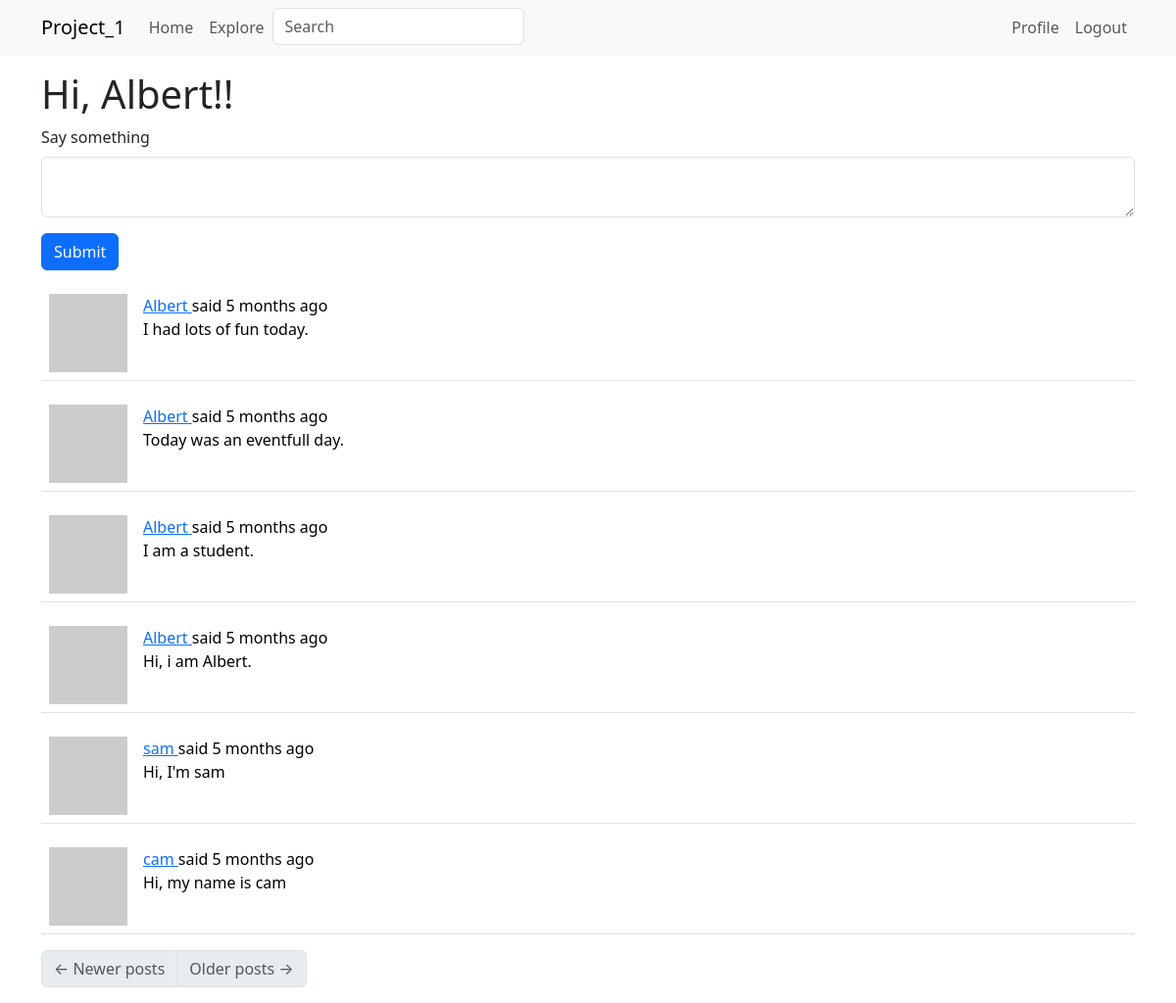
The page /index (signed in) on the database its author committed.
### app/models.py (models this page shows, shortened)
class User(UserMixin, db.Model):
    id: so.Mapped[int] = so.mapped_column(primary_key=True)
    username: so.Mapped[str] = so.mapped_column(sa.String(64), index=True, unique=True)
    email: so.Mapped[str] = so.mapped_column(sa.String(120), index=True, unique=True)
    password_hash: so.Mapped[Optional[str]] = so.mapped_column(sa.String(256))
    posts: so.WriteOnlyMapped['Post'] = so.relationship(back_populates='author')
    about_me: so.Mapped[Optional[str]] = so.mapped_column(sa.String(140))
    last_seen: so.Mapped[Optional[datetime]] = so.mapped_column(default=lambda: datetime.now(timezone.utc))
    following: so.WriteOnlyMapped['User'] = so.relationship(
        secondary=followers, primaryjoin=(followers.c.follower_id == id),
        secondaryjoin=(followers.c.followed_id ==id),
        back_populates='followers')
    followers: so.WriteOnlyMapped['User'] = so.relationship(
        secondary=followers, primaryjoin=(followers.c.followed_id == id),
        secondaryjoin=(followers.c.follower_id ==id),
        back_populates='following')
    def avatar(self, size):
        digest = md5(self.email.lower().encode('utf-8')).hexdigest()
        return f'https://www.gravatar.com/avatar/{digest}?d=identicon&s={size}'
    def following_posts(self):
        Author = so.aliased(User)
        Follower = so.aliased(User)
        return (
            sa.select(Post)
            .join(Post.author.of_type(Author))
            .join(Author.followers.of_type(Follower), isouter=True)
            .where(sa.or_(
                Follower.id == self.id,
                Author.id == self.id,
                ))
            .group_by(Post)
            .order_by(Post.timestamp.desc())
        )

class SearchableMixin(object):
    @classmethod
    def before_commit(cls, session):
        session._changes = {
            'add': list(session.new),
            'update': list(session.dirty),
            'delete': list(session.deleted)
        }
    @classmethod
    def after_commit(cls, session):
        for obj in session._changes['add']:
            if isinstance(obj, SearchableMixin):
                add_to_index(obj.__tablename__, obj)
        for obj in session._changes['update']:
            if isinstance(obj, SearchableMixin):
                add_to_index(obj.__tablename__, obj)
        for obj in session._changes['delete']:
            if isinstance(obj, SearchableMixin):
                remove_from_index(obj.__tablename__, obj)
        session._changes = None

class Post(SearchableMixin, db.Model):
    __searchable__ = ['body']
    id: so.Mapped[int] = so.mapped_column(primary_key=True)
    body: so.Mapped[str] = so.mapped_column(sa.String(140))
    timestamp: so.Mapped[datetime] = so.mapped_column(index=True, default=lambda: datetime.now(timezone.utc))
    user_id: so.Mapped[int] = so.mapped_column(sa.ForeignKey(User.id), index=True)
    author: so.Mapped[User] = so.relationship(back_populates='posts')
    language: so.Mapped[Optional[str]] = so.mapped_column(sa.String(5))

### app/main/routes.py (the view)
@bp.route('/', methods = ['GET', 'POST'])
@bp.route('/index', methods = ['GET', 'POST'])
@login_required
def index():
    form = PostForm()
    if form.validate_on_submit():
        post = Post(body=form.post.data, author=current_user,)
        db.session.add(post)
        db.session.commit()
        flash(_('Your post is now live!'))
        return redirect(url_for('main.index'))
    page = request.args.get('page', 1, type=int)
    posts = db.paginate(current_user.following_posts(), page=page,
                        per_page=current_app.config['POSTS_PER_PAGE'], error_out=False)
    next_url = url_for('main.index', page=posts.next_num) \
        if posts.has_next else None
    prev_url = url_for('main.index', page=posts.prev_num) \
        if posts.has_prev else None
    return render_template('index.html', title= _('Home'), form=form,
                            posts=posts.items, next_url=next_url,
                            prev_url=prev_url)

### app/main/forms.py
class SearchForm(FlaskForm):
    q = StringField(_l('Search'), validators=[DataRequired()])
    def __init__(self, *args, **kwargs):
        if 'formdata' not in kwargs:
            kwargs['formdata'] = request.args
        if 'meta' not in kwargs:
            kwargs['meta'] = {'csrf': False}
        super(SearchForm, self).__init__(*args, **kwargs)

class PostForm(FlaskForm):
    post = TextAreaField(_l('Say something'), validators=[DataRequired(), Length(min=1, max=140)])
    submit = SubmitField(_l('Submit'))

### app/__init__.py (called while the page is built)
def get_locale():
    return request.accept_languages.best_match(current_app.config['LANGUAGES'])

### app/main/routes.py (called while the page is built)
@bp.before_app_request
def before_request():
    if current_user.is_authenticated:
        current_user.last_seen = datetime.now(timezone.utc)
        db.session.commit()
        g.search_form = SearchForm()
    g.locale = str(get_locale())

### app/models.py (called while the page is built)
@login.user_loader
def load_user(id):
    return db.session.get(User, int(id))

### app/templates/index.html
{% extends "base.html" %}
{% import "bootstrap_wtf.html" as wtf %}
{% block content %}
    <h1>{{ _('Hi, %(username)s!', username=current_user.username) }}!</h1>
    {% if form %}
    {{ wtf.quick_form(form) }}
    {% endif %}
    {% for post in posts %}
        {% include '_post.html' %}
    {% endfor %}
    <nav aria-label="Post navigation">
        <ul class="pagination">
            <li class="page-item{% if not prev_url %} disabled{% endif %}">
                <a class="page-link" href="{{ prev_url }}">
                    <span aria-hidden="true">&larr;</span> {{ _('Newer posts') }}
                </a>
            </li>
            <li class="page-item{% if not next_url %} disabled{% endif %}">
                <a class="page-link" href="{{ next_url }}">
                    {{ _('Older posts') }} <span aria-hidden="true">&rarr;</span>
                </a>
            </li>
        </ul>
    </nav>
{% endblock %}

### app/templates/_post.html (shortened to what this page needs)
        <table class="table table-hover">
            <tr>
                <td width="70px">
                    <a href="{{ url_for('main.user', username=post.author.username) }}">
                        <img src="{{ post.author.avatar(70) }}">
                    </a>
                </td>
                <td>
                    {{ _('%(username)s said %(when)s',
                        username=user_link, when=moment(post.timestamp).fromNow()) }}
                    <br>
                    {{ post.body }}
                </td>
            </tr>
        </table>

### rows shown on the page
Post: body "I had lots of fun today."
Post: body "Today was an eventfull day."
Post: body "I am a student."
Post: body "Hi, i am Albert."
Post: body "Hi, I'm sam"
Post: body "Hi, my name is cam"

### other values the page prints
{{ field.label(class='form-label') }} "Say something"
